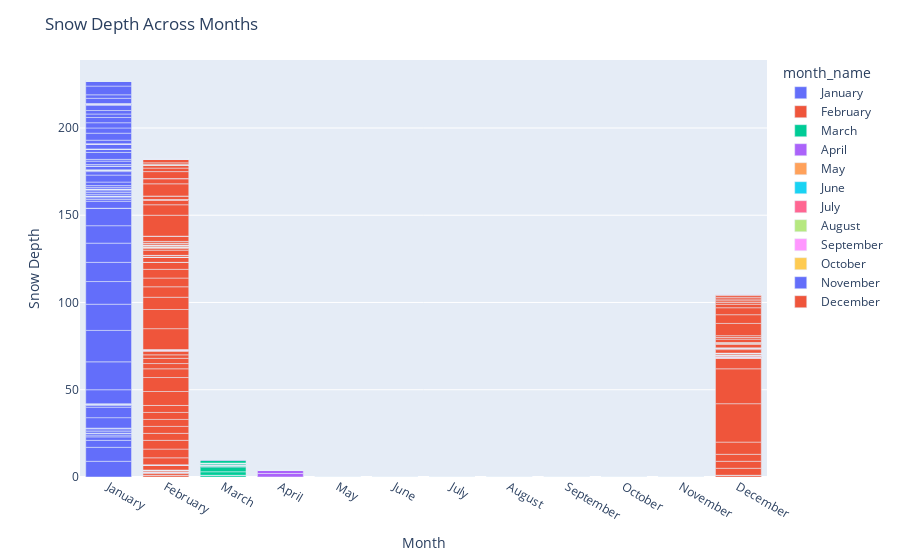

Write notebook code for a chart like this one.
### Markdown cell above
####                               The cloud cover is low during July and August and high in remaining months

### Code cell
## plotting the graph of snow depth across months

fig = px.bar(df, x='month_name', y='snow_depth',  color= 'month_name')
fig.update_layout(title='Snow Depth Across Months', xaxis_title='Month', yaxis_title='Snow Depth')
fig.show()

### Figure 1 — Plotly figure (JSON) as saved in the notebook; plotly's stock layout.template omitted (floating-point values rounded to 4 significant figures; data arrays with more than 128 entries replaced by an {"elided": "..."} marker saying what was removed)
{"data": [{"alignmentgroup": "True", "hovertemplate": "month_name=%{x}<br>snow_depth=%{y}<extra></extra>", "legendgroup": "January", "marker": {"color": "#636efa", "pattern": {"shape": ""}}, "name": "January", "offsetgroup": "January", "orientation": "v", "showlegend": true, "textposition": "auto", "type": "bar", "x": {"elided": "1302 str values"}, "xaxis": "x", "y": {"elided": "1302 int values"}, "yaxis": "y"}, {"alignmentgroup": "True", "hovertemplate": "month_name=%{x}<br>snow_depth=%{y}<extra></extra>", "legendgroup": "February", "marker": {"color": "#EF553B", "pattern": {"shape": ""}}, "name": "February", "offsetgroup": "February", "orientation": "v", "showlegend": true, "textposition": "auto", "type": "bar", "x": {"elided": "1187 str values"}, "xaxis": "x", "y": {"elided": "1187 int values"}, "yaxis": "y"}, {"alignmentgroup": "True", "hovertemplate": "month_name=%{x}<br>snow_depth=%{y}<extra></extra>", "legendgroup": "March", "marker": {"color": "#00cc96", "pattern": {"shape": ""}}, "name": "March", "offsetgroup": "March", "orientation": "v", "showlegend": true, "textposition": "auto", "type": "bar", "x": {"elided": "1302 str values"}, "xaxis": "x", "y": {"elided": "1302 int values"}, "yaxis": "y"}, {"alignmentgroup": "True", "hovertemplate": "month_name=%{x}<br>snow_depth=%{y}<extra></extra>", "legendgroup": "April", "marker": {"color": "#ab63fa", "pattern": {"shape": ""}}, "name": "April", "offsetgroup": "April", "orientation": "v", "showlegend": true, "textposition": "auto", "type": "bar", "x": {"elided": "1260 str values"}, "xaxis": "x", "y": {"elided": "1260 int values"}, "yaxis": "y"}, {"alignmentgroup": "True", "hovertemplate": "month_name=%{x}<br>snow_depth=%{y}<extra></extra>", "legendgroup": "May", "marker": {"color": "#FFA15A", "pattern": {"shape": ""}}, "name": "May", "offsetgroup": "May", "orientation": "v", "showlegend": true, "textposition": "auto", "type": "bar", "x": {"elided": "1302 str values"}, "xaxis": "x", "y": {"elided": "1302 int values"}, "yaxis": "y"}, {"alignmentgroup": "True", "hovertemplate": "month_name=%{x}<br>snow_depth=%{y}<extra></extra>", "legendgroup": "June", "marker": {"color": "#19d3f3", "pattern": {"shape": ""}}, "name": "June", "offsetgroup": "June", "orientation": "v", "showlegend": true, "textposition": "auto", "type": "bar", "x": {"elided": "1260 str values"}, "xaxis": "x", "y": {"elided": "1260 int values"}, "yaxis": "y"}, {"alignmentgroup": "True", "hovertemplate": "month_name=%{x}<br>snow_depth=%{y}<extra></extra>", "legendgroup": "July", "marker": {"color": "#FF6692", "pattern": {"shape": ""}}, "name": "July", "offsetgroup": "July", "orientation": "v", "showlegend": true, "textposition": "auto", "type": "bar", "x": {"elided": "1302 str values"}, "xaxis": "x", "y": {"elided": "1302 int values"}, "yaxis": "y"}, {"alignmentgroup": "True", "hovertemplate": "month_name=%{x}<br>snow_depth=%{y}<extra></extra>", "legendgroup": "August", "marker": {"color": "#B6E880", "pattern": {"shape": ""}}, "name": "August", "offsetgroup": "August", "orientation": "v", "showlegend": true, "textposition": "auto", "type": "bar", "x": {"elided": "1302 str values"}, "xaxis": "x", "y": {"elided": "1302 int values"}, "yaxis": "y"}, {"alignmentgroup": "True", "hovertemplate": "month_name=%{x}<br>snow_depth=%{y}<extra></extra>", "legendgroup": "September", "marker": {"color": "#FF97FF", "pattern": {"shape": ""}}, "name": "September", "offsetgroup": "September", "orientation": "v", "showlegend": true, "textposition": "auto", "type": "bar", "x": {"elided": "1260 str values"}, "xaxis": "x", "y": {"elided": "1260 int values"}, "yaxis": "y"}, {"alignmentgroup": "True", "hovertemplate": "month_name=%{x}<br>snow_depth=%{y}<extra></extra>", "legendgroup": "October", "marker": {"color": "#FECB52", "pattern": {"shape": ""}}, "name": "October", "offsetgroup": "October", "orientation": "v", "showlegend": true, "textposition": "auto", "type": "bar", "x": {"elided": "1302 str values"}, "xaxis": "x", "y": {"elided": "1302 int values"}, "yaxis": "y"}, {"alignmentgroup": "True", "hovertemplate": "month_name=%{x}<br>snow_depth=%{y}<extra></extra>", "legendgroup": "November", "marker": {"color": "#636efa", "pattern": {"shape": ""}}, "name": "November", "offsetgroup": "November", "orientation": "v", "showlegend": true, "textposition": "auto", "type": "bar", "x": {"elided": "1260 str values"}, "xaxis": "x", "y": {"elided": "1260 int values"}, "yaxis": "y"}, {"alignmentgroup": "True", "hovertemplate": "month_name=%{x}<br>snow_depth=%{y}<extra></extra>", "legendgroup": "December", "marker": {"color": "#EF553B", "pattern": {"shape": ""}}, "name": "December", "offsetgroup": "December", "orientation": "v", "showlegend": true, "textposition": "auto", "type": "bar", "x": {"elided": "1302 str values"}, "xaxis": "x", "y": {"elided": "1302 int values"}, "yaxis": "y"}], "layout": {"barmode": "relative", "legend": {"title": {"text": "month_name"}, "tracegroupgap": 0}, "margin": {"t": 60}, "title": {"text": "Snow Depth Across Months"}, "xaxis": {"anchor": "y", "categoryarray": ["January", "February", "March", "April", "May", "June", "July", "August", "September", "October", "November", "December"], "categoryorder": "array", "domain": [0, 1], "title": {"text": "Month"}}, "yaxis": {"anchor": "x", "domain": [0, 1], "title": {"text": "Snow Depth"}}}}
